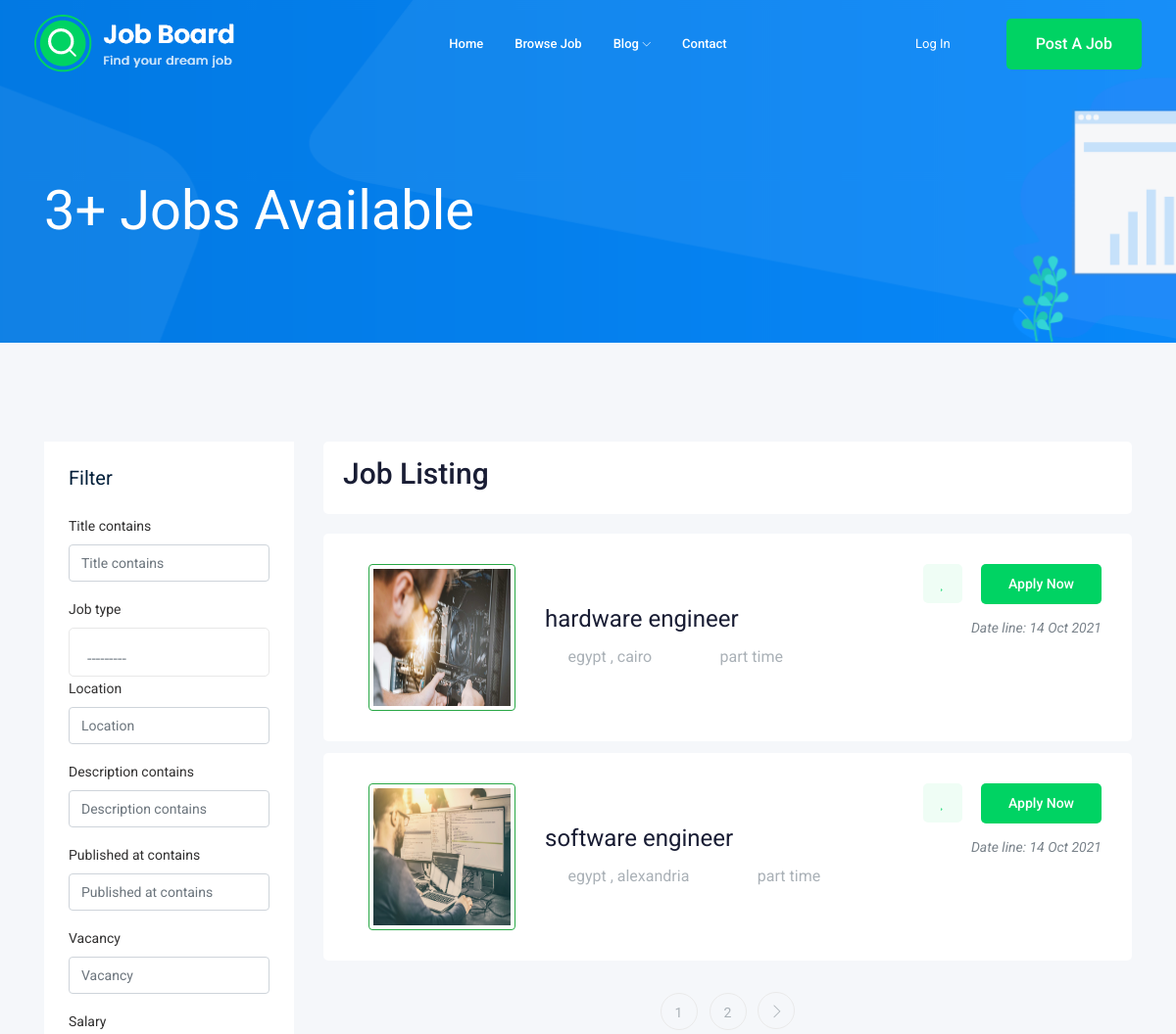
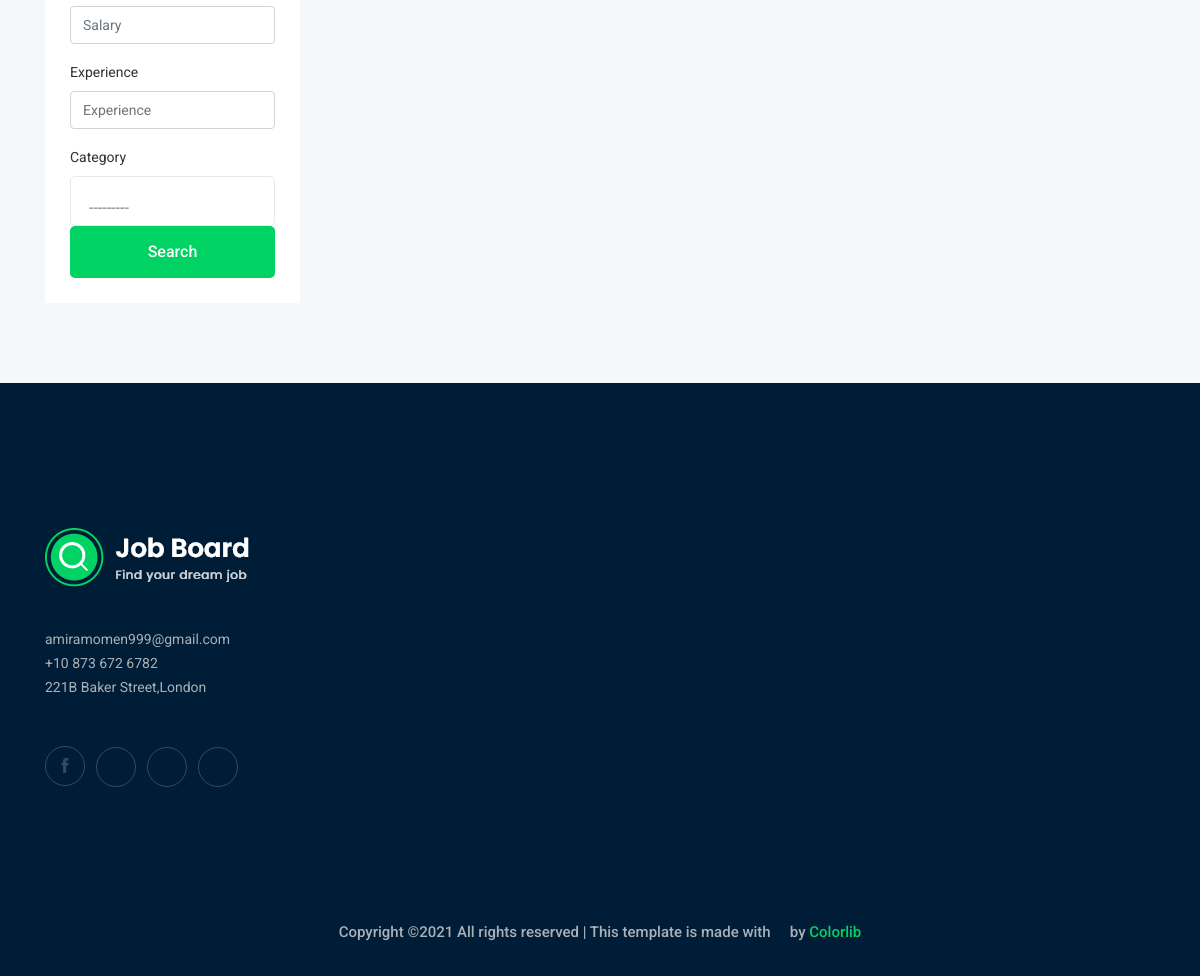
Screenshot of /jobs/ with the database file from the repository (2 pictures, top to bottom).
### job/models.py (models this page shows, shortened)
class Job (models.Model):
    owner = models.ForeignKey(User , on_delete = models.CASCADE)
    title = models.CharField(max_length=100)
    job_type = models.CharField(max_length=15,choices= Job_Type)
    location = models.CharField(max_length=20)
    description = models.TextField(max_length=1000)
    published_at = models.DateTimeField(auto_now=True)
    vacancy = models.IntegerField(default=1)
    salary = models.IntegerField(default=0)
    experience = models.IntegerField(default=1)
    category = models.ForeignKey('Category',on_delete=models.CASCADE)
    image= models.ImageField(upload_to=get_image_name)
    slug = models.SlugField(blank=True,null=True)
    def __str__(self):
        return self.title

### job/views.py (the view)
# urls.py: path('',views.job_list,name='job_list' ),
def job_list (request):
 list = Job.objects.all()
 myfilter= JobFilter(request.GET,queryset=list)
 list = myfilter.qs
 paginator = Paginator(list, 2)
 page_number = request.GET.get('page')
 page_obj = paginator.get_page(page_number)
 njob = Job.objects.all().count()
 context={'jobs': page_obj,'Njob':njob , 'filter':myfilter}
 return render(request,'job/job_list.html',context)

### job/models.py (called while the page is built)
    def __str__(self):
        return self.name

### job/templates/job/job_list.html (shortened to what this page needs)
{% extends 'base.html' %}
{% load bootstrap4 %}
{% block body %}
    <div class="bradcam_area bradcam_bg_1">
        <div class="container">
            <div class="row">
                <div class="col-xl-12">
                    <div class="bradcam_text">
                        <h3>{{Njob}}+ Jobs Available</h3>
                    </div>
                </div>
            </div>
        </div>
    </div>
    <div class="job_listing_area plus_padding">
        <div class="container">
            <div class="row">
                <div class="col-lg-3">
                    <div class="job_filter white-bg">
                        <div class="form_inner white-bg">
                            <h3>Filter</h3>
                            <form method = 'GET'>
                             {% bootstrap_form filter.form %}
                               {% buttons %}
                                    <button class="boxed-btn3 w-100" type="submit">Search</button>
                                {% endbuttons %}
                            </form>
                        </div>
                    </div>
                </div>
                <div class="col-lg-9">
                    <div class="recent_joblist_wrap">
                        <div class="recent_joblist white-bg ">
                            <div class="row align-items-center">
                                <div class="col-md-6">
                                    <h2>Job Listing</h2>
                                </div>
                            </div>
                        </div>
                    </div>
                    <div class="job_lists m-0">
                        <div class="row">
                        {% for job in jobs %}
                            <div class="col-lg-12 col-md-12">
                                <div class="single_jobs white-bg d-flex justify-content-between">
                                    <div class="jobs_left d-flex align-items-center">
                                         <div class="container">
                                           <img src="{{job.image.url}}" alt="" class="img-thumbnail ">
                                         </div>
                                        <div class="jobs_conetent col-md-auto ">
                                            <a href="{% url 'jobs:job_detail' job.slug %}"><h4>{{job}}</h4></a>
                                            <div class="links_locat d-flex align-items-center">
                                                <div class="location">
                                                    <p> <i class="fa fa-map-marker"></i> {{job.location}}</p>
                                                </div>
                                                <div class="location">
                                                    <p> <i class="fa fa-clock-o "></i>{{job.job_type}}</p>
                                                </div>
                                            </div>
                                        </div>
                                    </div>
                                    <div class="jobs_right">
                                        <div class="apply_now">
                                            <a class="heart_mark" href="#"> <i class="fa fa-heart"></i> </a>
                                            <a href="{% url 'jobs:job_detail' job.slug %}" class="boxed-btn3 ">Apply Now</a>
                                        </div>
                                        <div class="date">
                                            <p>Date line: {{job.published_at|date:'d M o '}}</p>
                                        </div>
                                    </div>
                                </div>
                            </div>
                            {% endfor %}
                        </div>
                        {% if jobs.has_other_pages %}
                        <div class="row">
                            <div class="col-lg-12">
                                <div class="pagination_wrap">
                                    <ul>
                                    {%for i in jobs.paginator.page_range %}
                                        <li><a href="?page={{i}}"><span>{{i}}</span></a></li>
                                    {% endfor %}
                                    {% if jobs.has_next %}
                                        <li><a href="?page={{jobs.next_page_number}}"> <i class="ti-angle-right"></i> </a></li>
                                    {% endif %}
                                    </ul>
                                </div>
                            </div>
                        </div>
                        {% endif %}
                    </div>
                </div>
            </div>
        </div>
    </div>
{% endblock %}

### static/c/mystyle.css (style rules this page uses)
.img-thumbnail { border: 1px solid #28a745; border-radius: .25rem; max-width: 200%; height: 150px; width: 150px; }
label { color: #313030; cursor: pointer; font-size: 14px; font-weight: 400; }

### rows the page displays
Job: image (picture), title "hardware engineer", location "egypt , cairo", job_type "part time", published_at "14 Oct 2021"
Job: image (picture), title "software engineer", location "egypt , alexandria", job_type "part time", published_at "14 Oct 2021"

### other values shown
{{ Njob }} "3"
{{ i }} "1" "2"
